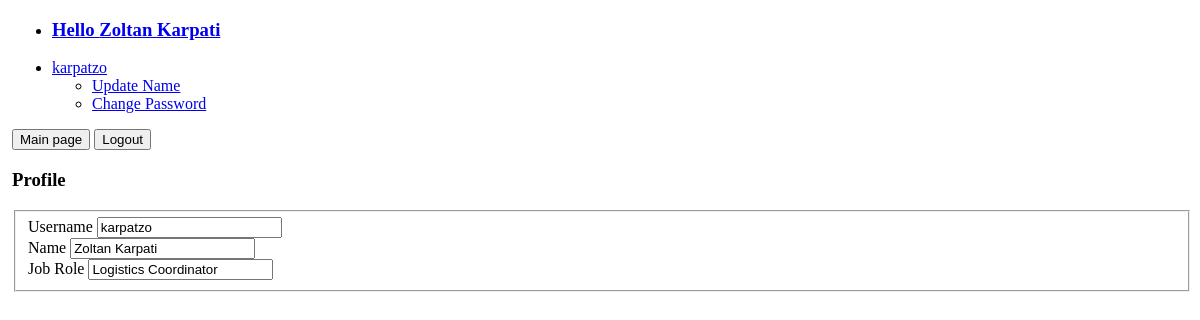
The page /ha_dist_oop/profile.php?user=karpatzo (signed in) on the database its author committed.
### tables this page shows
CREATE TABLE `users` (
  `id` int(11) NOT NULL,
  `username` varchar(8) NOT NULL COMMENT '6+2: lastname+fname',
  `first_name` varchar(40) NOT NULL,
  `last_name` varchar(40) NOT NULL,
  `role` int(5) UNSIGNED NOT NULL,
  `rw` tinyint(1) NOT NULL DEFAULT '1',
  `password` varchar(64) NOT NULL,
  `salt` varchar(32) NOT NULL,
  `last_login` timestamp NOT NULL DEFAULT CURRENT_TIMESTAMP ON UPDATE CURRENT_TIMESTAMP,
  `joined` datetime NOT NULL
);

CREATE TABLE `roles` (
  `role_id` int(5) UNSIGNED NOT NULL,
  `name` varchar(30) NOT NULL
);

### ha_dist_oop/classes/input.php (called while the page is built, shortened)
<?php
class Input {
    public static function get($item) {
        if(isset($_POST[$item])) {
            return $_POST[$item];
        } else if(isset($_GET[$item])) {
            return $_GET[$item];
        }
        return '';
    }
}

### ha_dist_oop/classes/config.php (called while the page is built)
<?php
class Config {
    public static function get($path = null) {
        if ($path){
            $config = $GLOBALS['config'];
            $path = explode('/', $path);
            foreach($path as $bit) {
                if(isset($config[$bit])) {
                    $config = $config[$bit];
                }
            }
            return $config;
        }
        return false;
    }
}

### ha_dist_oop/classes/db.php (called while the page is built, shortened)
<?php
class DB {
    private static $_instance = null;
    private $_pdo,
            $_query,
            $_error = false,
            $_results,
            $_count = 0;
    private function __construct() {
        try {
            $this->_pdo = new PDO('mysql:host=' . Config::get('mysql/host') . ';dbname=' . Config::get('mysql/db'), Config::get('mysql/username'), Config::get('mysql/password'));
        } catch(PDOException $e) {
            die($e->getMessage());
        }
    }
    public static function getInstance() {
        if(!isset(self::$_instance)) {
            self::$_instance = new DB();
        }
        return self::$_instance;
    }
    public function query($sql, $params = array()) {
        $this->_error = false;
        if($this->_query = $this->_pdo->prepare($sql)) {
            $x = 1;
            if(count($params)) {
                foreach($params as $param) {
                    $this->_query->bindValue($x, $param);
                    $x++;
                }
            }
            if($this->_query->execute()) {
                $this->_results = $this->_query->fetchAll(PDO::FETCH_OBJ);
                $this->_count = $this->_query->rowCount();
            } else {
                $this->_error = true;
            }
        }
        return $this;
    }
    public function action($action, $table, $where = array()) {
        if(count($where) === 3) {
            $operators = array('=', '>', '<', '>=', '<=', 'LIKE');
            $field = $where[0];
            $operator = $where[1];
            $value = $where[2];
            if(in_array($operator, $operators)) {
                $sql = "{$action} FROM {$table} WHERE {$field} {$operator} ?";
                if(!$this->query($sql, array($value))->error()) {
                    return $this;
                }
            }
        }
        return false;
    }
    public function get($table, $where) {
        return $this->action('SELECT *', $table, $where);
    }
    public function getField($table, $columnm, $where) {
        return $this->action('SELECT'." ".$columnm, $table, $where);
    }
    public function results() {
        return $this->_results;
    }
    public function first() {
        $data = $this->results();
        return $data[0];
    }
    public function count() {
        return $this->_count;
    }
    public function error() {
        return $this->_error;
    }
}

### ha_dist_oop/classes/user.php (called while the page is built, shortened)
<?php
class User {
    private $_db,
            $_data,
            $_sessionName,
            $_cookieName,
            $isLoggedIn;
    public function __construct($user = null) {
        $this->_db = DB::getInstance();
        $this->_sessionName = Config::get('sessions/session_name');
        if(!$user) {
            if(Session::exists($this->_sessionName)) {
                $user = Session::get($this->_sessionName);
                if($this->find($user)) {
                    $this->isLoggedIn = true;
                } else {
                }
            }
        } else {
            $this->find($user);
        }
    }
    public function find($user = null) {
        if($user) {
            $field = (is_numeric($user)) ? 'id' : 'username';
            $data = $this->_db->get('users', array($field, '=', $user));
            if($data->count()) {
                $this->_data = $data->first();
                return true;
            }
        }
        return false;
    }
    public function exists() {
        return (!empty($this->_data)) ? true : false;
    }
    public function data(){
        return $this->_data;
    }
    public function GetRole($roleid){
       $this->_db->getfield('roles' , 'name', array('role_id', '=', $roleid));
       return $this->_db->results();
    }
}

### ha_dist_oop/classes/session.php (called while the page is built, shortened)
<?php
class Session {
    public static function exists($name) {
        return (isset($_SESSION[$name])) ? true : false;
    }
    public static function get($name) {
        return $_SESSION[$name];
    }
}
?>

### ha_dist_oop/functions/sanitize.php (called while the page is built, shortened)
<?php
function escape($string) {
    return htmlentities($string, ENT_QUOTES, 'UTF-8');
}

### ha_dist_oop/profile.php (the view, shortened to what this page needs)
<!DOCTYPE html>
<html lang="en" xmlns="http://www.w3.org/1999/xhtml">
<head>
</head>
<body>
<?php
if(!$username = Input::get('user')) {
    Redirect::to('index.php');
} else {
    $user = new User($username);
    if(!$user->exists()) {
        Redirect::to(404);
    } else {
        $data = $user->data();
  include_once('header.php');
  $jobRole = $user->GetRole($data->role);
  ?>
          <h3>Profile</h3>
        <form class="pure-form pure-form-aligned">
    <fieldset>
        <div class="pure-control-group">
            <label for="User Name">Username</label>
            <input id="User Name" type="text" value="<?php echo escape($data->username) ?>"readonly>
        </div>
        <div class="pure-control-group">
            <label for="Name">Name</label>
            <input id="Name" type="text" value="<?php echo escape($data->first_name)." ".escape($data->last_name) ?>" readonly>
        </div>
       <div class="pure-control-group">
            <label for="Job Role">Job Role</label>
            <input id="Job Role" type="text" value="<?php echo $jobRole[0]->name  ?>" readonly>
        </div>
    </fieldset>
</form>
<?php
    }
}?>
</body>
</html>

### ha_dist_oop/header.php (shortened to what this page needs)
<!DOCTYPE html>
<html lang="en" xmlns="http://www.w3.org/1999/xhtml">
<head>
    <link rel="stylesheet" href="https://unpkg.com/purecss@1.0.0/build/pure-min.css">
    <link rel="stylesheet" href="./core/mainStyle.css">
</head>
<body>
 <?php $user = new User(); ?>
    <div class="pure-menu pure-menu-horizontal">
    <ul class="pure-menu-list">
        <li class="pure-menu-item pure-menu-selected"><a href="profile.php?user=<?php echo escape($user->data()->username);?>" class="pure-menu-link"><h3>Hello <?php echo escape($user->data()->first_name)." ".escape($user->data()->last_name); ?> </h3></a></li>
        <li class="pure-menu-item pure-menu-has-children pure-menu-allow-hover">
            <a href="#" id="menuLink1" class="pure-menu-link"><?php echo escape($user->data()->username); ?></a>
            <ul class="pure-menu-children">
                <li class="pure-menu-item"><a href="update.php" class="pure-menu-link">Update Name</a></li>
                <li class="pure-menu-item"><a href="changepassword.php" class="pure-menu-link">Change Password</a></li>
            </ul>
        </li>
    </ul>
</div>
    <a href="./home.php" target="_parent"><button type="button" value="Return" class="pure-button pure-button-primary">Main page</button></a>
    <a href="logout.php" target="_parent"><button type="button" class="pure-button pure-button-primary">Logout</button></a>
</body>
</html>

### ha_dist_oop/core/mainStyle.css (style rules this page uses)
body { margin-left: 1%; }

### rows shown on the page
users: first_name "Zoltan", last_name "Karpati", username "karpatzo", first_name+last_name "Zoltan Karpati"
roles: name "Logistics Coordinator"
